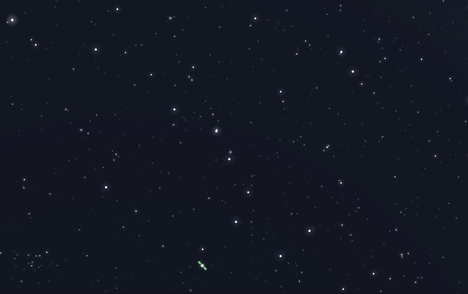
#> input picture images/ST_db1.png, 468 x 294 px, shrunk from 1944 x 1222 before the run; its folder holds 4 pictures in this run
$ python triangle_match.py
#> lines starting #> are read from the running program, lines starting #| are printed output that depends on the picture
### StarsCords.py
from pathlib import Path
import cv2
import numpy as np
import csv
from typing import List, Tuple
import os


def load_image(path: str) -> np.ndarray:
    """Load an image in grayscale."""
#> called with path = 'images/ST_db1.png'
    return cv2.imread(path, cv2.IMREAD_GRAYSCALE)
#> returned value: shape (294, 468); min 17, max 255, mean 23.3
#> call 2 of load_image, with path = 'images/ST_db2.png'
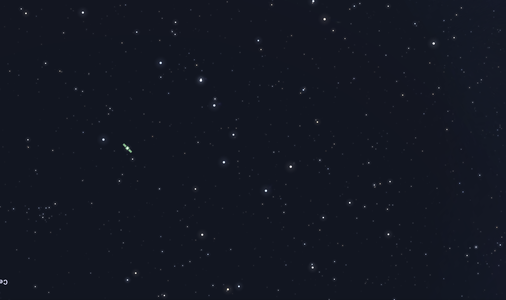
#> input picture images/ST_db2.png, 506 x 300 px, shrunk from 2102 x 1246 before the run

def enhance_contrast(image: np.ndarray) -> np.ndarray:
    clahe = cv2.createCLAHE(clipLimit=2.0, tileGridSize=(8, 8))
    return clahe.apply(image)

def apply_tophat(image: np.ndarray) -> np.ndarray:
    kernel = cv2.getStructuringElement(cv2.MORPH_ELLIPSE, (11, 11))
    return cv2.morphologyEx(image, cv2.MORPH_TOPHAT, kernel)


def detect_stars(image: np.ndarray) -> List[Tuple[float, float, float, float]]:
    """
    Detect stars using OpenCV's SimpleBlobDetector.
    Returns a list of (x, y, radius, brightness) for each detected star.
    """
    params = cv2.SimpleBlobDetector_Params()
    params.filterByColor = False
    params.filterByArea = True
    params.minCircularity = 0.8  # More circular = more likely a star
    params.minConvexity = 0.8  # Closer to 1 = more star-like
    params.minArea = 5
    params.maxArea = 500
    params.filterByCircularity = False
    params.filterByConvexity = False
    params.filterByInertia = False
    detector = cv2.SimpleBlobDetector_create(params)
    image = cv2.medianBlur(image, 5)
    image = apply_tophat(image)
    keypoints = detector.detect(image)
#> keypoints = 1 keypoints; (x, y, size): (202, 265, 4.4)

    stars = []
    for kp in keypoints:
        x, y = kp.pt
        radius = kp.size / 2
        x_int, y_int = int(round(x)), int(round(y))
        if 0 <= x_int < image.shape[1] and 0 <= y_int < image.shape[0]:
            brightness = float(image[y_int, x_int])
        else:
            brightness = 0.0
        stars.append((x, y, radius, brightness))
#> this loop made 1 pass
#> (kp, x, y, radius, x_int, y_int, brightness) on pass 1: (keypoint at (202.2, 265.4), size 4.4, 202.2, 265.4, 2.22, 202, 265, 83)
#> after the loop, stars = [(202.2, 265.4, 2.22, 83)]

    mean_brightness = np.mean(image)
#> mean_brightness = 0.15
    stars = [(x, y, r, b) for (x, y, r, b) in stars if b > mean_brightness + 10]

    return stars


# [59 lines left out: functions save_to_csv, show_detected_stars, process_star_image, not called in this run]


# [12 lines that do not run on import are left out]

### triangle_match.py
"""
triangle_match.py
=================
Triangle‑based star‑field matcher

Given   L1  – query frame
        L2  – reference / catalogue frame

1.  Keep the *top_k* brightest stars in each image.
2.  Pre‑compute **all** triples in L2, store their three
    internal angles (sorted) in a hash‑table.
3.  Iterate over triples in L1:
      • compute (sorted) internal angles
      • use the hash‑table to retrieve candidate L2 triples whose
        quantised angles are within *eps_angle_deg* of L1’s
      • for every candidate triple
            – estimate the 3‑DoF similarity transform with
              ``cv2.estimateAffinePartial2D``
            – count how many L1 stars land within *eps_xy_px*
              of some L2 star
            – keep the transform with the best overlap

Author: ChatGPT (OpenAI) – May 2025
"""

from __future__ import annotations
import itertools
import math
from pathlib import Path
from typing import Dict, List, NamedTuple, Optional, Tuple
import cv2
import numpy as np

# ──────────────────────────────────────────────────────────────────────────────
# Bring in the user‑supplied helpers
# ──────────────────────────────────────────────────────────────────────────────
from StarsCords import load_image, detect_stars       # noqa: E402
from imagesStarAlignment import MatchResult, visualise_matches  # noqa: E402


# ──────────────────────────────────────────────────────────────────────────────
# Internal helpers
# ──────────────────────────────────────────────────────────────────────────────
# [41 lines left out: functions _internal_angles, _quantise_angles, not called in this run]


class _TripletEntry(NamedTuple):
    """Helper container for a pre‑computed L2 triplet."""
    idx: Tuple[int, int, int]          # indices into coords2
    angles: Tuple[float, float, float] # exact (sorted) angles (degrees)


# [26 lines left out: function _build_angle_index, not called in this run]


# ──────────────────────────────────────────────────────────────────────────────
# Public API
# ──────────────────────────────────────────────────────────────────────────────
def match_images_by_triangles(
    l1_path: str,
    l2_path: str,
    *,
    eps_angle_deg: float = 2.0,
    eps_xy_px: float = 15.0,
    top_k: int = 70,
    min_matches: int = 3,
    verbose: bool = True,
    mindist: float = 700.0,
) -> Optional[MatchResult]:
    """
    Align two star‑field images using *triangle* (3‑star) voting.

    Returns
    -------
    MatchResult  on success
    None         if no satisfactory alignment found
    """
    # ────────────────────────────────────────────────────────────── 1 ──
    # Load & detect
    img1 = load_image(l1_path)
    img2 = load_image(l2_path)

    stars1 = detect_stars(img1)
#> stars1 = [(202.2, 265.4, 2.22, 83)]
    stars2 = detect_stars(img2)
#> in detect_stars (call 2), `keypoints = detector.detect(image)`: keypoints = 2 keypoints; (x, y, size): (127, 148, 4.5), (2, 281, 4.2)
#> the loop in detect_stars (call 2), `for kp in keypoints:` made 2 passes
#> (kp, x, y, radius, x_int, y_int, brightness) on passes 1 to 2: (keypoint at (1.9, 281.3), size 4.2, 1.88, 281.3, 2.08, 2, 281, 64), (keypoint at (126.9, 147.9), size 4.5, 126.9, 147.9, 2.24, 127, 148, 77)
#> stars2 = [(1.88, 281.3, 2.08, 64), (126.9, 147.9, 2.24, 77)]

    if verbose:
        print(f"[triangle] detected {len(stars1)} in L1  /  {len(stars2)} in L2")
#| [triangle] detected 1 in L1  /  2 in L2
#> pass 3 of the loop in _demo, `for a, b in itertools.permutations(image_files, 2):`:
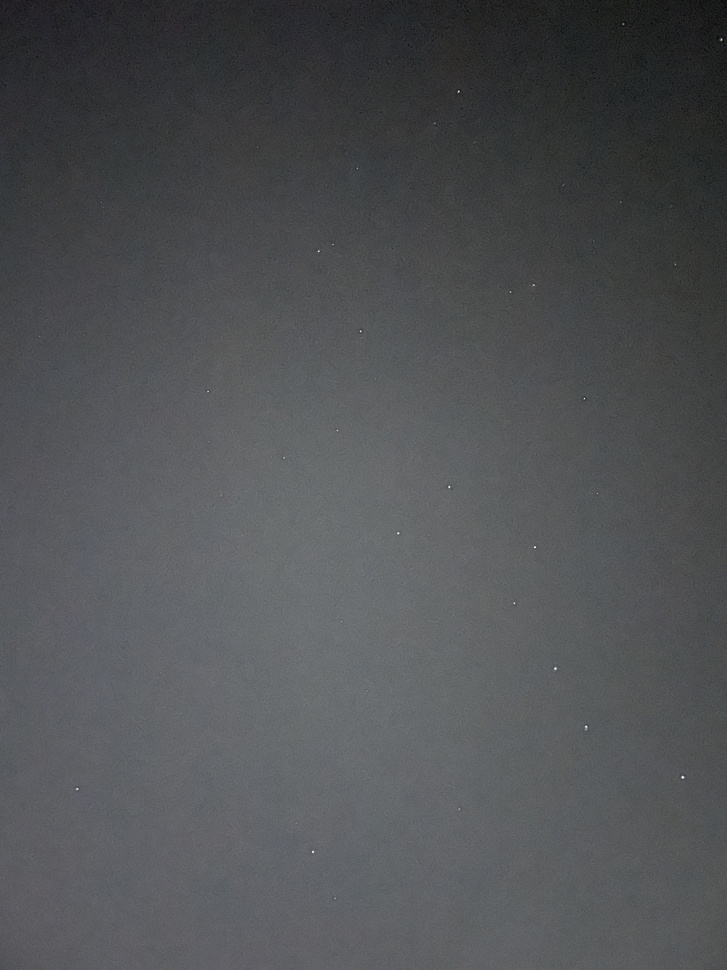
#> input picture images/fr2.jpg, 727 x 970 px, shrunk from 3024 x 4032 before the run
#> keypoints = 1 keypoints; (x, y, size): (202, 265, 4.4)
#> image: shape (970, 727)
#> in apply_tophat (call 6), `return cv2.morphologyEx(image, cv2.MORPH_TOPHAT, kernel)`:
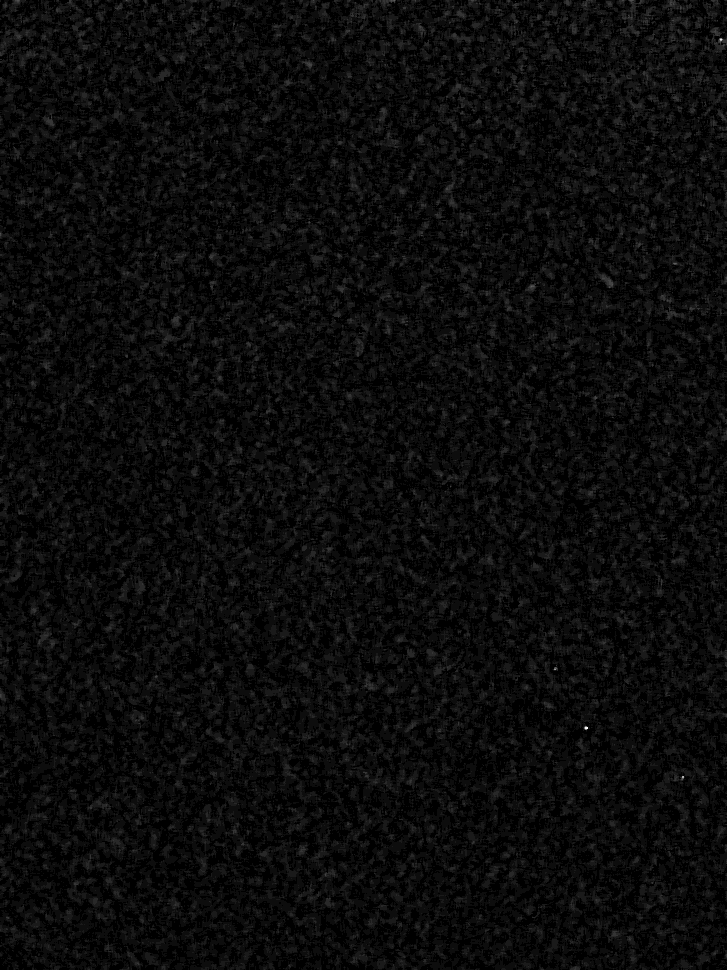
#> returned value: shape (970, 727); min 0, max 19, mean 0.845; drawn with min black and max white
#| [triangle] detected 1 in L1  /  0 in L2
#> the loop made 12 passes; the first 3 are shown

    if len(stars1) < 3 or len(stars2) < 3:
        if verbose:
            print("[triangle] <3 stars – aborting")
        return None

    # Keep the brightest *top_k*
    stars1 = sorted(stars1, key=lambda s: -s[3])[:top_k]
    stars2 = sorted(stars2, key=lambda s: -s[3])[:top_k]

    coords1 = np.array([(x, y) for x, y, *_ in stars1], dtype=np.float32)
    coords2 = np.array([(x, y) for x, y, *_ in stars2], dtype=np.float32)

    # ────────────────────────────────────────────────────────────── 2 ──
    # Build L2 angle index
    q = eps_angle_deg / 2.0          # finer than tolerance ⇒ won’t miss matches
    angle_index = _build_angle_index(coords2, q, mindist)
    if verbose:
        total_triplets = sum(len(v) for v in angle_index.values())
        print(f"[triangle] pre‑indexed {total_triplets} L2 triplets")

    # ────────────────────────────────────────────────────────────── 3 ──
    best_overlap = 0
    best_transform = None
    best_matches = None
    best_pivots = None               # (i,j,k,  u,v,w)

    # Iterate over *all* L1 triplets
    for i, j, k in itertools.combinations(range(len(coords1)), 3):
        p = coords1[[i, j, k]]

        # Skip tiny triangles
        if (np.linalg.norm(p[0] - p[1]) < mindist or
                np.linalg.norm(p[0] - p[2]) < mindist or
                np.linalg.norm(p[1] - p[2]) < mindist):
            continue

        ang1 = _internal_angles(p)
        key = _quantise_angles(ang1, q)

        # Candidate L2 triples with the same quantised key
        candidates = angle_index.get(key, [])
        if not candidates:
            continue

        # Check each candidate (could be >1 due to hash collisions)
        for entry in candidates:
            idx2 = entry.idx
            q_triplet = coords2[list(idx2)]

            # Full precision angle test
            if any(abs(a - b) > eps_angle_deg for a, b in zip(ang1, entry.angles)):
                continue

            # Estimate similarity transform (3‑point → 3‑point)
            M, _ = cv2.estimateAffinePartial2D(
                p.astype(np.float32),
                q_triplet.astype(np.float32),
                method=cv2.RANSAC,
                ransacReprojThreshold=3.0,
                maxIters=2000,
            )
            if M is None:
                continue

            # Apply to *all* L1 stars
            ones = np.ones((coords1.shape[0], 1), dtype=np.float32)
            transformed = np.hstack([coords1, ones]) @ M.T

            # Count close pairs (vectorised)
            d = np.linalg.norm(
                transformed[:, None, :] - coords2[None, :, :], axis=2
            )
            matches = np.where(d <= eps_xy_px)
            unique_l1 = set(matches[0])
            overlap = len(unique_l1)

            if overlap > best_overlap:
                best_overlap = overlap
                best_transform = M
                best_matches = list(zip(*matches))
                best_pivots = (i, j, k, *idx2)

                if verbose:
                    print(f"[triangle] new best – {overlap} matches "
                          f"(pivots L1:{i,j,k} ↔ L2:{idx2})")

                # Early exit – perfect fit
                if overlap == len(coords1):
                    break

    # ────────────────────────────────────────────────────────────── 4 ──
    if best_transform is None or best_overlap < min_matches:
        if verbose:
            print("[triangle] no satisfactory alignment")
        return None

    # One‑to‑one match pruning (keep 1st L1 occurrence)
    seen = set()
    filtered = []
    for i1, i2 in best_matches:
        if i1 not in seen:
            filtered.append((i1, i2))
            seen.add(i1)

    l1_matched = coords1[[i for i, _ in filtered]]
    l2_matched = coords2[[j for _, j in filtered]]

    # Extract sim‑transform params
    dx, dy = best_transform[0, 2], best_transform[1, 2]
    scale = np.linalg.norm(best_transform[0, :2])
    theta = math.atan2(best_transform[1, 0], best_transform[0, 0])

    return MatchResult(
        l1_points=l1_matched,
        l2_points=l2_matched,
        transform=(dx, dy, theta, scale),
        pivot_indices=best_pivots,
    )


# ──────────────────────────────────────────────────────────────────────────────
# CLI demo
# ──────────────────────────────────────────────────────────────────────────────
def _demo():
    """
    Quick test over *all* permutations of images in ./images/.

    Adjust paths as needed.
    """
    image_dir_in = Path("images")
    image_dir_out = Path("images/out")
    image_files = sorted([f for f in image_dir_in.glob("*") if f.suffix.lower() in {".png", ".jpg", ".jpeg"}])

    for a, b in itertools.permutations(image_files, 2):
        print(f"\n[triangle] {a.name}  vs  {b.name}")
        res = match_images_by_triangles(str(a), str(b), verbose=True)
        if res is None:
            print("  → failed")
        else:
            print(f"  → {len(res.l1_points)} matches | "
                  f"dx={res.transform[0]:.1f}  dy={res.transform[1]:.1f}  "
                  f"θ={math.degrees(res.transform[2]):.2f}°  s={res.transform[3]:.4f}"
                  )

            output_name = f"match_{a.stem}_vs_{b.stem}.png"
            visualise_matches(
                a,  # same as passed to the matcher
                b,
                res,
                output_path=str(image_dir_out / output_name)
            )

if __name__ == "__main__":
    _demo()
